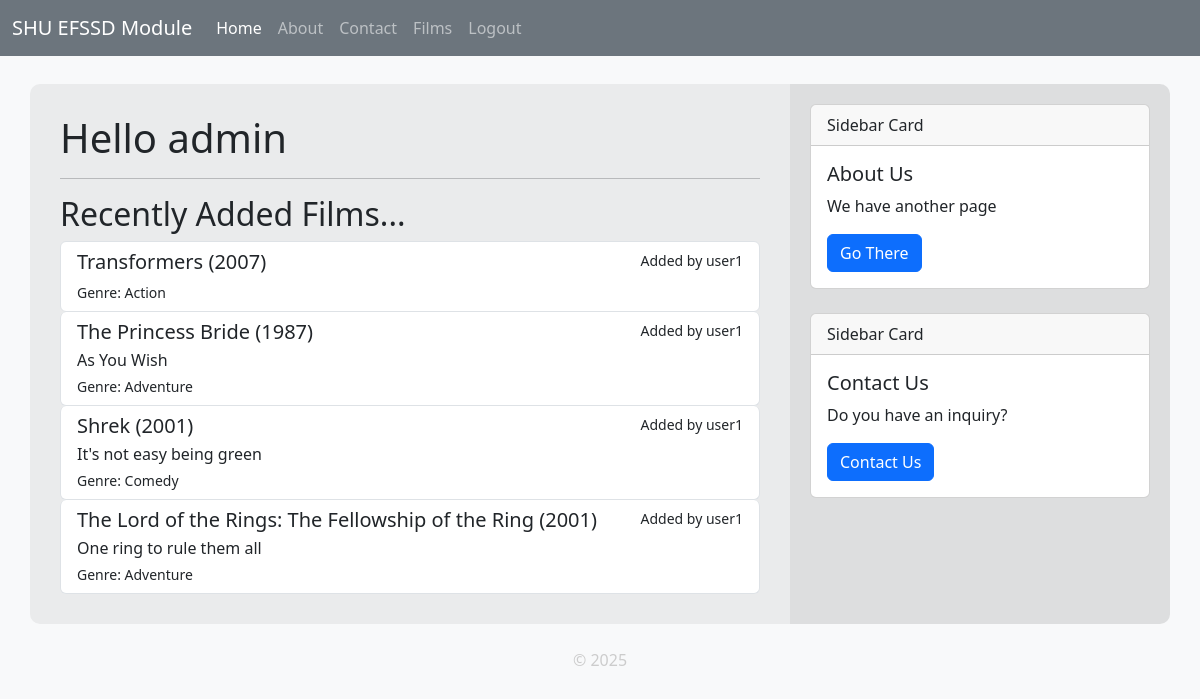
The page / (signed in) on the database its author committed.
### tables this page shows
CREATE TABLE films (
    id INTEGER PRIMARY KEY AUTOINCREMENT,
    created TIMESTAMP DEFAULT CURRENT_TIMESTAMP,
    user INTEGER NOT NULL REFERENCES users(id),
    title TEXT NOT NULL,
    tagline TEXT,
    director TEXT,
    poster TEXT,
    release_year INTEGER,
    genre TEXT,
    watched BOOLEAN,
    rating INTEGER,
    review TEXT
);

### app.py (the view)
@app.route('/')
def index():
    studentName = "SHU Student"
    if 'username' in session:
        studentName = session['username']
    films = get_all_films(limit=5, order_by='created DESC')  # Fetch the latest 5 films added
    return render_template('index.html', title="Welcome", username=studentName, films=films)

### app.py (called while the page is built)
@app.context_processor
def inject_site_name():
    return dict(siteName=siteName)

@app.context_processor
def inject_csrf_token():
    return dict(csrf_token=generate_csrf())

@app.template_filter()
def get_username(user_id):
    user = get_user_by_id(user_id)
    return user['username'] if user else 'Unknown'

### db/db.py (called while the page is built)
def get_db_connection():
    BASE_DIR = os.path.dirname(os.path.abspath(__file__))  # Get the directory of the current file
    DB_PATH = os.path.join(BASE_DIR, 'database.db') # Construct the full path to the database file
    conn = sqlite3.connect(DB_PATH)                 # Connect to the database
    conn.row_factory = sqlite3.Row                  # Enable dictionary-like access to rows
    return conn

def get_user_by_id(user_id):
    conn = get_db_connection()
    user = conn.execute('SELECT * FROM users WHERE id = ?', (user_id,)).fetchone()
    conn.close()
    if user is None:
        abort(404)
    return user

def get_all_films(user=None, limit=None, order_by='title ASC'):
    conn = get_db_connection()
    query = 'SELECT * FROM films'
    if user:
        query += ' WHERE user = ?'
    query += f' ORDER BY {order_by}'
    if limit:
        query += f' LIMIT {limit}'
    if user:
        films = conn.execute(query, (user,)).fetchall()
    else:
        films = conn.execute(query).fetchall()
    conn.close()
    return films

### templates/index.html
{% extends "base.html" %}
{% block content %}
<h1>Hello {{ username }}</h1>
<hr>
<h2>Recently Added Films...</h2>
<div class="list-group">
    {% for film in films %}
    <a href="{{ url_for('film', id=film['id']) }}" class="list-group-item list-group
item-action">
        <div class="d-flex w-100 justify-content-between">
            <h5 class="mb-1">{{ film['title'] }} ({{ film['release_year'] }})</h5>
            <small>Added by {{ film['user'] | get_username }}</small>
        </div>
        <p class="mb-1">{{ film['tagline'] }}</p>
        <small>Genre: {{ film['genre'] }}</small>
    </a>
    {% else %}
    <p class="text-muted">No films available.</p>
    {% endfor %}
</div>
{% endblock %}

### static/styles.css (style rules this page uses)
body { background-color: #f8f9fa; color: #212529; }

### rows shown on the page
films: title "Transformers", release_year "2007", user|get_username "user1", genre "Action"
films: title "The Princess Bride", release_year "1987", user|get_username "user1", tagline "As You Wish", genre "Adventure"
films: title "Shrek", release_year "2001", user|get_username "user1", tagline "It's not easy being green", genre "Comedy"
films: title "The Lord of the Rings: The Fellowship of the Ring", release_year "2001", user|get_username "user1", tagline "One ring to rule them all", genre "Adventure"

### other values the page prints
{{ siteName }} "SHU EFSSD Module"
{{ username }} "admin"
